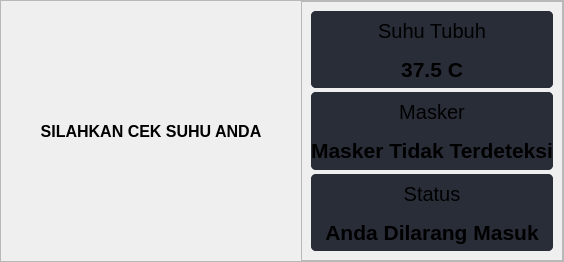
                  <widget class="QWidget" name="page_home">
                   <layout class="QVBoxLayout" name="verticalLayout_10">
                    <property name="spacing">
                     <number>0</number>
                    </property>
                    <property name="leftMargin">
                     <number>0</number>
                    </property>
                    <property name="topMargin">
                     <number>0</number>
                    </property>
                    <property name="rightMargin">
                     <number>0</number>
                    </property>
                    <property name="bottomMargin">
                     <number>0</number>
                    </property>
                    <item>
                     <widget class="QFrame" name="contentHome">
                      <property name="frameShape">
                       <enum>QFrame::StyledPanel</enum>
                      </property>
                      <property name="frameShadow">
                       <enum>QFrame::Raised</enum>
                      </property>
                      <layout class="QHBoxLayout" name="horizontalLayout_13">
                       <property name="spacing">
                        <number>0</number>
                       </property>
                       <property name="leftMargin">
                        <number>0</number>
                       </property>
                       <property name="topMargin">
                        <number>0</number>
                       </property>
                       <property name="rightMargin">
                        <number>0</number>
                       </property>
                       <property name="bottomMargin">
                        <number>0</number>
                       </property>
                       <item>
                        <widget class="QLabel" name="imgLabel">
                         <property name="minimumSize">
                          <size>
                           <width>300</width>
                           <height>260</height>
                          </size>
                         </property>
                         <property name="font">
                          <font>
                           <family>Segoe UI</family>
                           <pointsize>12</pointsize>
                           <weight>75</weight>
                           <bold>true</bold>
                          </font>
                         </property>
                         <property name="styleSheet">
                          <string notr="true">color: rgb(0, 0, 0);</string>
                         </property>
                         <property name="text">
                          <string>SILAHKAN CEK SUHU ANDA</string>
                         </property>
                         <property name="alignment">
                          <set>Qt::AlignCenter</set>
                         </property>
                        </widget>
                       </item>
                       <item>
                        <widget class="QFrame" name="frame_4">
                         <property name="minimumSize">
                          <size>
                           <width>210</width>
                           <height>0</height>
                          </size>
                         </property>
                         <property name="styleSheet">
                          <string notr="true"/>
                         </property>
                         <property name="frameShape">
                          <enum>QFrame::StyledPanel</enum>
                         </property>
                         <property name="frameShadow">
                          <enum>QFrame::Raised</enum>
                         </property>
                         <layout class="QVBoxLayout" name="verticalLayout_19">
                          <item>
                           <layout class="QGridLayout" name="gridLayout_6">
                            <property name="verticalSpacing">
                             <number>4</number>
                            </property>
                            <item row="2" column="0">
                             <widget class="QFrame" name="frame_5">
                              <property name="styleSheet">
                               <string notr="true">background-color: rgb(41, 45, 56);
border-radius: 5px;</string>
                              </property>
                              <property name="frameShape">
                               <enum>QFrame::StyledPanel</enum>
                              </property>
                              <property name="frameShadow">
                               <enum>QFrame::Raised</enum>
                              </property>
                              <layout class="QVBoxLayout" name="verticalLayout_20">
                               <property name="spacing">
                                <number>0</number>
                               </property>
                               <property name="leftMargin">
                                <number>0</number>
                               </property>
                               <property name="topMargin">
                                <number>0</number>
                               </property>
                               <property name="rightMargin">
                                <number>0</number>
                               </property>
                               <property name="bottomMargin">
                                <number>0</number>
                               </property>
                               <item>
                                <widget class="QLabel" name="labelHeadStatus">
                                 <property name="font">
                                  <font>
                                   <family>MS Shell Dlg 2</family>
                                   <pointsize>15</pointsize>
                                  </font>
                                 </property>
                                 <property name="text">
                                  <string>Status</string>
                                 </property>
                                 <property name="alignment">
                                  <set>Qt::AlignCenter</set>
                                 </property>
                                </widget>
                               </item>
                               <item>
                                <widget class="QLabel" name="labelStatus">
                                 <property name="font">
                                  <font>
                                   <pointsize>16</pointsize>
                                   <weight>75</weight>
                                   <bold>true</bold>
                                  </font>
                                 </property>
                                 <property name="text">
                                  <string>Anda Dilarang Masuk</string>
                                 </property>
                                 <property name="alignment">
                                  <set>Qt::AlignCenter</set>
                                 </property>
                                 <property name="wordWrap">
                                  <bool>true</bool>
                                 </property>
                                </widget>
                               </item>
                              </layout>
                             </widget>
                            </item>
                            <item row="1" column="0">
                             <widget class="QFrame" name="frame_6">
                              <property name="styleSheet">
                               <string notr="true">background-color: rgb(41, 45, 56);
border-radius: 5px;</string>
                              </property>
                              <property name="frameShape">
                               <enum>QFrame::StyledPanel</enum>
                              </property>
                              <property name="frameShadow">
                               <enum>QFrame::Raised</enum>
                              </property>
                              <layout class="QVBoxLayout" name="verticalLayout_16">
                               <property name="spacing">
                                <number>0</number>
                               </property>
                               <property name="leftMargin">
                                <number>0</number>
                               </property>
                               <property name="topMargin">
                                <number>0</number>
                               </property>
                               <property name="rightMargin">
                                <number>0</number>
                               </property>
                               <property name="bottomMargin">
                                <number>0</number>
                               </property>
                               <item>
                                <widget class="QLabel" name="labelHeadMasker">
                                 <property name="font">
                                  <font>
                                   <pointsize>15</pointsize>
                                  </font>
                                 </property>
                                 <property name="text">
                                  <string>Masker</string>
                                 </property>
                                 <property name="alignment">
                                  <set>Qt::AlignCenter</set>
                                 </property>
                                </widget>
                               </item>
                               <item>
                                <widget class="QLabel" name="labelMasker">
                                 <property name="font">
                                  <font>
                                   <pointsize>16</pointsize>
                                   <weight>75</weight>
                                   <bold>true</bold>
                                  </font>
                                 </property>
                                 <property name="text">
                                  <string>Masker Tidak Terdeteksi</string>
                                 </property>
                                 <property name="alignment">
                                  <set>Qt::AlignCenter</set>
                                 </property>
                                 <property name="wordWrap">
                                  <bool>true</bool>
                                 </property>
                                </widget>
                               </item>
                              </layout>
                             </widget>
                            </item>
                            <item row="0" column="0">
                             <widget class="QFrame" name="frame_7">
                              <property name="styleSheet">
                               <string notr="true">background-color: rgb(41, 45, 56);
border-radius: 5px;</string>
                              </property>
                              <property name="frameShape">
                               <enum>QFrame::StyledPanel</enum>
                              </property>
                              <property name="frameShadow">
                               <enum>QFrame::Raised</enum>
                              </property>
                              <layout class="QVBoxLayout" name="verticalLayout_17">
                               <property name="spacing">
                                <number>0</number>
                               </property>
                               <property name="leftMargin">
                                <number>0</number>
                               </property>
                               <property name="topMargin">
                                <number>0</number>
                               </property>
                               <property name="rightMargin">
                                <number>0</number>
                               </property>
                               <property name="bottomMargin">
                                <number>0</number>
                               </property>
                               <item>
                                <widget class="QLabel" name="labelHeadTemperature">
                                 <property name="font">
                                  <font>
                                   <pointsize>15</pointsize>
                                  </font>
                                 </property>
                                 <property name="text">
                                  <string>Suhu Tubuh</string>
                                 </property>
                                 <property name="alignment">
                                  <set>Qt::AlignCenter</set>
                                 </property>
                                </widget>
                               </item>
                               <item>
                                <widget class="QLabel" name="labelTemperature">
                                 <property name="font">
                                  <font>
                                   <pointsize>16</pointsize>
                                   <weight>75</weight>
                                   <bold>true</bold>
                                  </font>
                                 </property>
                                 <property name="text">
                                  <string>37.5 C</string>
                                 </property>
                                 <property name="alignment">
                                  <set>Qt::AlignCenter</set>
                                 </property>
                                 <property name="wordWrap">
                                  <bool>true</bool>
                                 </property>
                                </widget>
                               </item>
                              </layout>
                             </widget>
                            </item>
                           </layout>
                          </item>
                         </layout>
                        </widget>
                       </item>
                      </layout>
                     </widget>
                    </item>
                   </layout>
                  </widget>
